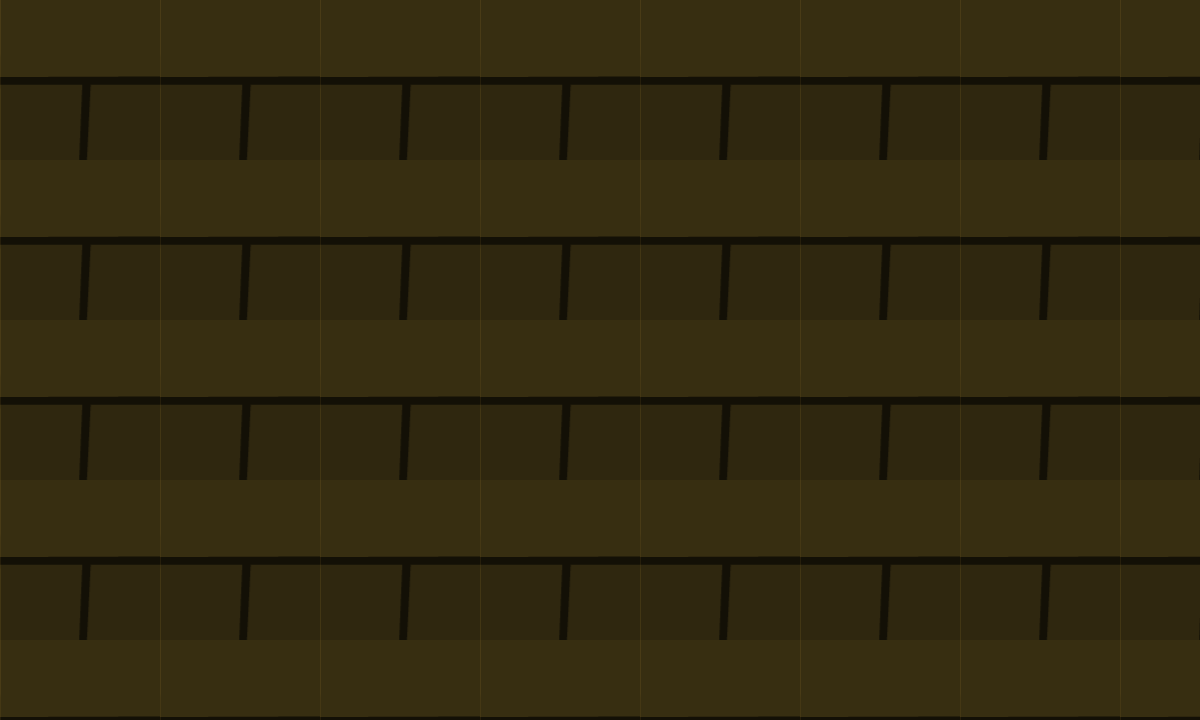

Rendered tile map (Tiled .tmx) drawn with the repository's tilesets; below, a short description and the map source with its tile grids summarised:
An orthogonal 15x9 tile map with 80x80 px tiles, 1 tile layer (Calque de Tuiles 1), 11 tilesets and 86 objects.

<map version="1.10" tiledversion="1.11.0" orientation="orthogonal" renderorder="right-down" width="15" height="9" tilewidth="80" tileheight="80" infinite="0" nextlayerid="7" nextobjectid="207">
 <tileset firstgid="1" source="arrierePlan.tsx" />
 <tileset firstgid="5" source="murr.tsx" />
 <tileset firstgid="6" source="murIndistructible.tsx" />
 <tileset firstgid="7" source="bbeee-removebg-preview.tsx" />
 <tileset firstgid="8" source="fromage.tsx" />
 <tileset firstgid="9" source="Cle-removebg-preview.tsx" />
 <tileset firstgid="10" source="rocherere-removebg-preview.tsx" />
 <tileset firstgid="11" source="porte.tsx" />
 <tileset firstgid="12" source="fin.tsx" />
 <tileset firstgid="13" source="boule-removebg-preview(1).tsx" />
 <tileset firstgid="14" source="perso-removebg-preview.tsx" />
 <layer id="1" name="Calque de Tuiles 1" width="15" height="9">
  <data>[135 cells, 135 non-empty, 4 distinct tile ids]</data>
 </layer>
 <objectgroup id="2" name="Murs">
  <object id="1" x="0" y="0" width="80" height="80">
   <properties>
    <property name="type" value="Indestructible" />
   </properties>
  </object>
  <object id="119" x="640" y="0" width="80" height="80">
   <properties>
    <property name="type" value="Indestructible" />
   </properties>
  </object>
  <object id="120" x="640" y="640" width="80" height="80">
   <properties>
    <property name="type" value="Indestructible" />
   </properties>
  </object>
  <object id="111" x="320" y="0" width="80" height="80">
   <properties>
    <property name="type" value="Indestructible" />
   </properties>
  </object>
  <object id="126" x="320" y="640" width="80" height="80">
   <properties>
    <property name="type" value="Indestructible" />
   </properties>
  </object>
  <object id="112" x="960" y="0" width="80" height="80">
   <properties>
    <property name="type" value="Indestructible" />
   </properties>
  </object>
  <object id="121" x="960" y="640" width="80" height="80">
   <properties>
    <property name="type" value="Indestructible" />
   </properties>
  </object>
  <object id="107" x="160" y="0" width="80" height="80">
   <properties>
    <property name="type" value="Indestructible" />
   </properties>
  </object>
  <object id="116" x="800" y="0" width="80" height="80">
   <properties>
    <property name="type" value="Indestructible" />
   </properties>
  </object>
  <object id="122" x="800" y="640" width="80" height="80">
   <properties>
    <property name="type" value="Indestructible" />
   </properties>
  </object>
  <object id="108" x="480" y="0" width="80" height="80">
   <properties>
    <property name="type" value="Indestructible" />
   </properties>
  </object>
  <object id="127" x="480" y="640" width="80" height="80">
   <properties>
    <property name="type" value="Indestructible" />
   </properties>
  </object>
  <object id="113" x="1120" y="0" width="80" height="80">
   <properties>
    <property name="type" value="Indestructible" />
   </properties>
  </object>
  <object id="105" x="80" y="0" width="80" height="80">
   <properties>
    <property name="type" value="Indestructible" />
   </properties>
  </object>
  <object id="132" x="80" y="640" width="80" height="80">
   <properties>
    <property name="type" value="Indestructible" />
   </properties>
  </object>
  <object id="202" x="160" y="640" width="80" height="80">
   <properties>
    <property name="type" value="Indestructible" />
   </properties>
  </object>
  <object id="118" x="720" y="0" width="80" height="80">
   <properties>
    <property name="type" value="Indestructible" />
   </properties>
  </object>
  <object id="123" x="720" y="640" width="80" height="80">
   <properties>
    <property name="type" value="Indestructible" />
   </properties>
  </object>
  <object id="110" x="400" y="0" width="80" height="80">
   <properties>
    <property name="type" value="Indestructible" />
   </properties>
  </object>
  <object id="128" x="400" y="640" width="80" height="80">
   <properties>
    <property name="type" value="Indestructible" />
   </properties>
  </object>
  <object id="114" x="1040" y="0" width="80" height="80">
   <properties>
    <property name="type" value="Indestructible" />
   </properties>
  </object>
  <object id="124" x="1040" y="640" width="80" height="80">
   <properties>
    <property name="type" value="Indestructible" />
   </properties>
  </object>
  <object id="106" x="240" y="0" width="80" height="80">
   <properties>
    <property name="type" value="Indestructible" />
   </properties>
  </object>
  <object id="131" x="240" y="640" width="80" height="80">
   <properties>
    <property name="type" value="Indestructible" />
   </properties>
  </object>
  <object id="117" x="880" y="0" width="80" height="80">
   <properties>
    <property name="type" value="Indestructible" />
   </properties>
  </object>
  <object id="125" x="880" y="640" width="80" height="80">
   <properties>
    <property name="type" value="Indestructible" />
   </properties>
  </object>
  <object id="109" x="560" y="0" width="80" height="80">
   <properties>
    <property name="type" value="Indestructible" />
   </properties>
  </object>
  <object id="129" x="560" y="640" width="80" height="80">
   <properties>
    <property name="type" value="Indestructible" />
   </properties>
  </object>
  <object id="2" x="0" y="80" width="80" height="80">
   <properties>
    <property name="type" value="Indestructible" />
   </properties>
  </object>
  <object id="101" x="1120" y="80" width="80" height="80">
   <properties>
    <property name="type" value="Indestructible" />
   </properties>
  </object>
  <object id="81" x="0" y="160" width="80" height="80">
   <properties>
    <property name="type" value="Indestructible" />
   </properties>
  </object>
  <object id="100" x="1120" y="160" width="80" height="80">
   <properties>
    <property name="type" value="Indestructible" />
   </properties>
  </object>
  <object id="84" x="0" y="240" width="80" height="80">
   <properties>
    <property name="type" value="Indestructible" />
   </properties>
  </object>
  <object id="99" x="1120" y="240" width="80" height="80">
   <properties>
    <property name="type" value="Indestructible" />
   </properties>
  </object>
  <object id="85" x="0" y="320" width="80" height="80">
   <properties>
    <property name="type" value="Indestructible" />
   </properties>
  </object>
  <object id="98" x="1120" y="320" width="80" height="80">
   <properties>
    <property name="type" value="Indestructible" />
   </properties>
  </object>
  <object id="90" x="0" y="400" width="80" height="80">
   <properties>
    <property name="type" value="Indestructible" />
   </properties>
  </object>
  <object id="97" x="1120" y="400" width="80" height="80">
   <properties>
    <property name="type" value="Indestructible" />
   </properties>
  </object>
  <object id="91" x="0" y="480" width="80" height="80">
   <properties>
    <property name="type" value="Indestructible" />
   </properties>
  </object>
  <object id="96" x="1120" y="480" width="80" height="80">
   <properties>
    <property name="type" value="Indestructible" />
   </properties>
  </object>
  <object id="92" x="0" y="560" width="80" height="80">
   <properties>
    <property name="type" value="Indestructible" />
   </properties>
  </object>
  </objectgroup>
 <objectgroup id="3" name="Cle-Porte" />
 <objectgroup id="4" name="Deplacable">
  <!-- 1 objects omitted --></objectgroup>
 <objectgroup id="5" name="Fin">
  <!-- 1 objects omitted --></objectgroup>
 <objectgroup id="6" name="Personnage">
  <!-- 1 objects omitted --></objectgroup>
</map>
<!-- 45 of 86 objects omitted -->
